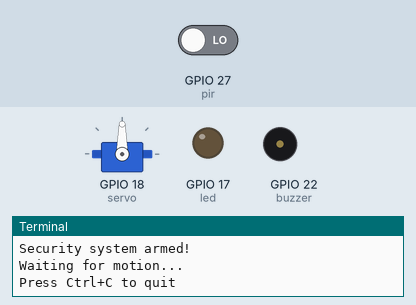
The program below on a simulated Raspberry Pi (BCM pin numbers). On the bench: servo, output pins drawn as LEDs (lit = HIGH), buzzer (waves = sounding, pin HIGH), the last lines printed to the terminal. Dashed ring = blinking. The inputs (shaded band) are chosen by the test bench; at power-on: GPIO 27 (pir) LOW. Servo angles are drawn from the pulse width (0.5 ms = 0°, 2.5 ms = 180°).

Above: at 1.2 s.
1.3 s: GPIO 27 (pir) driven HIGH
At 1.4 s:
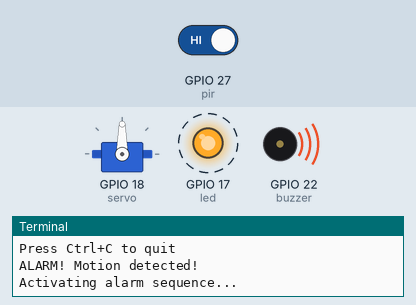
At 3.7 s:
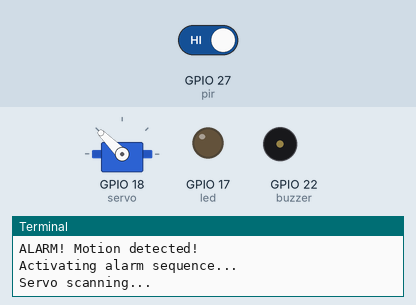
Timing chart, 0 to 6.8 s (numbered marks = the images above; inputs shaded):
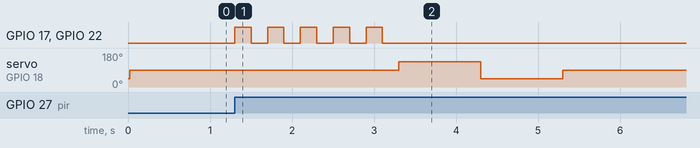

The program:

project_motion_alarm.py
```python
#!/usr/bin/env python3
"""
Project 1: Motion-Activated Alarm
Combines PIR sensor, LED, buzzer, and servo for an alarm system
"""

from gpiozero import MotionSensor, LED, Buzzer, AngularServo
from time import sleep

# Create all component objects
pir = MotionSensor(27)
led = LED(17)
buzzer = Buzzer(22)
servo = AngularServo(18, min_angle=0, max_angle=180)

def trigger_alarm():
    """Activate all alarm components"""
    print("ALARM! Motion detected!")

    # Flash LED and buzzer 5 times
    print("Activating alarm sequence...")
    for i in range(5):
        led.on()
        buzzer.on()
        sleep(0.2)
        led.off()
        buzzer.off()
        sleep(0.2)

    # Move servo to alert positions
    print("Servo scanning...")
    servo.angle = 180  # Full right
    sleep(1)
    servo.angle = 0    # Full left
    sleep(1)
    servo.angle = 90   # Return to center
    sleep(0.5)

# Set up motion detection
pir.when_motion = trigger_alarm

print("Security system armed!")
print("Waiting for motion...")
print("Press Ctrl+C to quit")

# Initialize servo position
servo.angle = 90

try:
    # Keep program running
    while True:
        sleep(1)
except KeyboardInterrupt:
    print("\nSystem disarmed")
    servo.detach()
    led.off()
    buzzer.off()
```

Measured:
- after the input at 1.3 s, GPIO 17 (led), GPIO 22 (buzzer): alternates HIGH for 0.20 s and LOW for 0.20 s, 10 changes in all, then stays LOW, starting at once; servo on GPIO 18 (servo): 90° → 135° after 2.0 s, → 45° 1.0 s later, → 90° 1.0 s later
